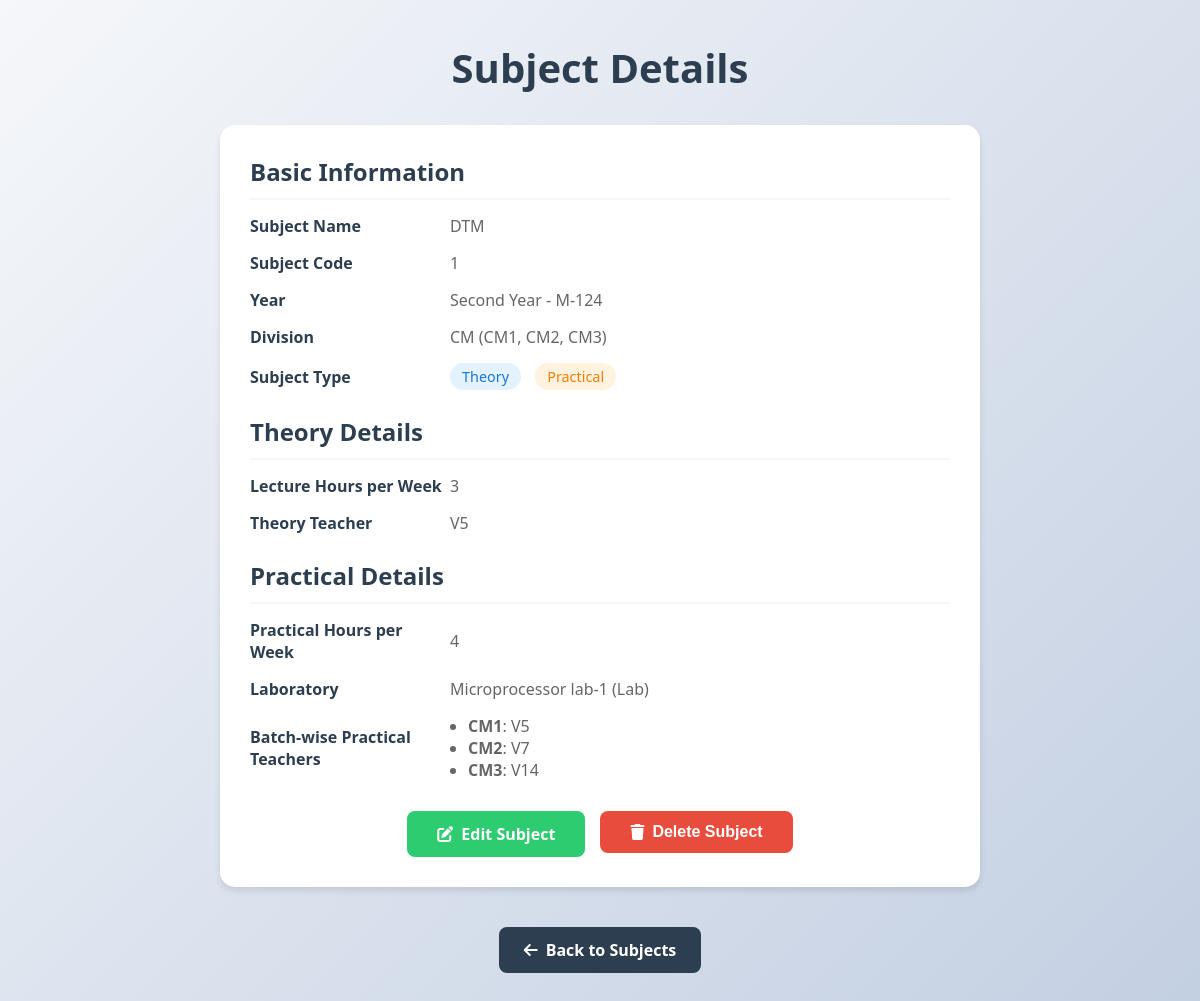
Page /view-subject/19/ on the committed database.
### timetable/models.py (models this page shows, shortened)
class Subject(models.Model):
    name = models.CharField(max_length=100)  # Removed unique=True
    code = models.CharField(max_length=10)  # Removed unique=True
    division = models.ForeignKey('Division', on_delete=models.CASCADE)
    year = models.ForeignKey('Year', on_delete=models.CASCADE)
    is_theory = models.BooleanField(default=False)
    is_practical = models.BooleanField(default=False)
    lecture_hours = models.IntegerField(default=0, blank=True, null=True)  # ✅ No. of lecture hours (if theory)
    theory_teacher = models.ForeignKey(
        'Teacher', on_delete=models.SET_NULL, null=True, blank=True, related_name='theory_subjects'
    )  # ✅ Theory ke liye teacher
    classroom = models.ForeignKey(
        'Classroom', on_delete=models.SET_NULL, null=True, blank=True, related_name='theory_classroom'
    )  # ✅ Fixed Classroom for Theory Lectures
    practical_hours = models.IntegerField(default=0, blank=True, null=True)  # ✅ No. of practical hours (if practical)
    lab = models.ForeignKey(
        'Classroom', on_delete=models.SET_NULL, null=True, blank=True, limit_choices_to={'is_lab': True}, related_name='practical_lab'
    )  # ✅ Fixed Lab for Practicals
    department = models.ForeignKey(Department, on_delete=models.CASCADE, related_name='subjects',null=True, blank=True)
    batches = models.ManyToManyField('Batch', blank=True)  # ✅ Practical ke liye multiple batches assign ho sakte hain
    practical_batch_teachers = models.JSONField(default=dict, blank=True)  # {batch_id: teacher_id, ...}

class Year(models.Model):
    YEAR_CHOICES = [
        ('1st', 'First Year'),
        ('2nd', 'Second Year'),
        ('3rd', 'Third Year'),
    ]
    year = models.CharField(max_length=3, choices=YEAR_CHOICES)  # Removed unique=True
    department = models.ForeignKey(Department, on_delete=models.CASCADE, related_name='years',null=True, blank=True)
    classroom = models.ForeignKey(Classroom, on_delete=models.CASCADE)
    divisions = models.ManyToManyField(Division)
    def __str__(self):
        return f"{self.get_year_display()} - {self.classroom.name}"

class Classroom(models.Model):
    name = models.CharField(max_length=50)
    is_lab = models.BooleanField(default=False)  # ✅ If true, it's a lab
    department = models.ForeignKey(Department, on_delete=models.CASCADE, related_name='classrooms',null=True, blank=True)
    def __str__(self):
        return f"{self.name} {'(Lab)' if self.is_lab else ''}"

class Division(models.Model):
    name = models.CharField(max_length=10, unique=True)
    batches = models.ManyToManyField('Batch', blank=True, related_name='divisions')  # Added related_name for easier access
    department = models.ForeignKey(Department, on_delete=models.CASCADE, related_name='divisions',null=True, blank=True)
    def __str__(self):
        batch_names = ", ".join([batch.name for batch in self.batches.all()])
        return f"{self.name} ({batch_names})"

class Batch(models.Model):
    name = models.CharField(max_length=10, unique=True)
    department = models.ForeignKey(Department, on_delete=models.CASCADE, related_name='batches',null=True, blank=True)

class Teacher(models.Model):
    name = models.CharField(max_length=100)
    department = models.ForeignKey(Department, on_delete=models.CASCADE, related_name='teachers',null=True, blank=True)
    def __str__(self):
        return self.name

### timetable/views.py (the view)
# urls.py: path('view-subject/<int:subject_id>/', views.view_subject, name='view_subject'),
def view_subject(request, subject_id):
    subject = get_object_or_404(Subject, id=subject_id)
    batch_teacher_details = []
    if subject.is_practical and subject.practical_batch_teachers:
        for batch_id, teacher_id in subject.practical_batch_teachers.items():
            try:
                batch = Batch.objects.get(id=batch_id)
                teacher = Teacher.objects.get(id=teacher_id)
                batch_teacher_details.append({
                    'batch': batch,
                    'teacher': teacher
                })
            except (Batch.DoesNotExist, Teacher.DoesNotExist):
                continue
    return render(request, 'subject_detail.html', {
        'subject': subject,
        'batch_teacher_details': batch_teacher_details
    })

### timetable/templates/subject_detail.html (shortened to what this page needs)
<!DOCTYPE html>
<html lang="en">
<head>
    <link rel="stylesheet" href="https://cdnjs.cloudflare.com/ajax/libs/font-awesome/6.0.0/css/all.min.css">
</head>
<body>
    <div class="container">
        <div class="header">
            <h1>Subject Details</h1>
        </div>
        <div class="details-container">
            <div class="details-section">
                <h2>Basic Information</h2>
                <div class="detail-row">
                    <span class="detail-label">Subject Name</span>
                    <span class="detail-value">{{ subject.name }}</span>
                </div>
                <div class="detail-row">
                    <span class="detail-label">Subject Code</span>
                    <span class="detail-value">{{ subject.code }}</span>
                </div>
                <div class="detail-row">
                    <span class="detail-label">Year</span>
                    <span class="detail-value">{{ subject.year }}</span>
                </div>
                <div class="detail-row">
                    <span class="detail-label">Division</span>
                    <span class="detail-value">{{ subject.division }}</span>
                </div>
                <div class="detail-row">
                    <span class="detail-label">Subject Type</span>
                    <span class="detail-value">
                        {% if subject.is_theory %}
                        <span class="subject-type theory">Theory</span>
                        {% endif %}
                        {% if subject.is_practical %}
                        <span class="subject-type practical">Practical</span>
                        {% endif %}
                    </span>
                </div>
            </div>
            {% if subject.is_theory %}
            <div class="details-section">
                <h2>Theory Details</h2>
                <div class="detail-row">
                    <span class="detail-label">Lecture Hours per Week</span>
                    <span class="detail-value">{{ subject.lecture_hours }}</span>
                </div>
                <div class="detail-row">
                    <span class="detail-label">Theory Teacher</span>
                    <span class="detail-value">{{ subject.theory_teacher }}</span>
                </div>
            </div>
            {% endif %}
            {% if subject.is_practical %}
            <div class="details-section">
                <h2>Practical Details</h2>
                <div class="detail-row">
                    <span class="detail-label">Practical Hours per Week</span>
                    <span class="detail-value">{{ subject.practical_hours }}</span>
                </div>
                <div class="detail-row">
                    <span class="detail-label">Laboratory</span>
                    <span class="detail-value">{{ subject.lab }}</span>
                </div>
                {% if batch_teacher_details %}
                <div class="detail-row">
                    <span class="detail-label">Batch-wise Practical Teachers</span>
                    <span class="detail-value">
                        <ul style="margin:0; padding-left:18px;">
                        {% for item in batch_teacher_details %}
                            <li><strong>{{ item.batch.name }}</strong>: {{ item.teacher.name }}</li>
                        {% endfor %}
                        </ul>
                    </span>
                </div>
                {% endif %}
            </div>
            {% endif %}
            <div class="action-buttons">
                <a href="{% url 'edit_subject' subject.id %}" class="edit-btn">
                    <i class="fas fa-edit"></i> Edit Subject
                </a>
                <form method="post" id="delete-form-{{ subject.id }}" action="{% url 'delete_subject' subject.id %}" style="display:inline;">
                    <button type="button" class="delete-btn" onclick="confirmDelete('delete-form-{{ subject.id }}', 'Are you sure you want to delete subject {{ subject.name }}? This action cannot be undone.')">
                        <i class="fas fa-trash"></i> Delete Subject
                    </button>
                </form>
            </div>
        </div>
        <div class="center">
            <a href="{% url 'add_subject' %}" class="back-link">
                <i class="fas fa-arrow-left"></i> Back to Subjects
            </a>
        </div>
    </div>
</body>
</html>

### timetable/templates/subject_detail.html (style rules this page uses)
:root { --primary-color: #4a90e2; --secondary-color: #f5f6fa; --accent-color: #2ecc71; --danger-color: #e74c3c; --text-color: #2c3e50; --shadow: 0 4px 6px rgba(0, 0, 0, 0.1); --transition: all 0.3s ease; }
* { margin: 0; padding: 0; box-sizing: border-box; }
body { font-family: 'Segoe UI', Tahoma, Geneva, Verdana, sans-serif; background: linear-gradient(135deg, #f5f7fa 0%, #c3cfe2 100%); min-height: 100vh; padding: 20px; }
.container { max-width: 800px; margin: 0 auto; padding: 20px; }
.header { text-align: center; margin-bottom: 30px; }
.header h1 { color: var(--text-color); font-size: 2.5em; margin-bottom: 10px; }
.details-container { background: white; border-radius: 15px; padding: 30px; box-shadow: var(--shadow); margin-bottom: 20px; }
.details-section { margin-bottom: 25px; }
.details-section h2 { color: var(--text-color); font-size: 1.5em; margin-bottom: 15px; padding-bottom: 10px; border-bottom: 2px solid var(--secondary-color); }
.detail-row { display: flex; margin-bottom: 15px; align-items: center; }
.detail-label { flex: 0 0 200px; font-weight: 600; color: var(--text-color); }
.detail-value { flex: 1; color: #666; }
.subject-type { display: inline-block; padding: 4px 12px; border-radius: 20px; font-size: 0.9em; font-weight: 500; margin-right: 10px; }
.subject-type.theory { background: #e3f2fd; color: #1976d2; }
.subject-type.practical { background: #fff3e0; color: #f57c00; }
.action-buttons { display: flex; gap: 15px; margin-top: 30px; justify-content: center; }
.edit-btn { background: var(--accent-color); color: white; border: none; padding: 12px 30px; border-radius: 8px; cursor: pointer; font-size: 1em; font-weight: 600; text-decoration: none; transition: var(--transition); display: inline-flex; align-items: center; gap: 8px; }
.delete-btn { background: var(--danger-color); color: white; border: none; padding: 12px 30px; border-radius: 8px; cursor: pointer; font-size: 1em; font-weight: 600; transition: var(--transition); display: inline-flex; align-items: center; gap: 8px; }
.back-link { display: inline-flex; align-items: center; gap: 8px; padding: 12px 25px; background: var(--text-color); color: white; text-decoration: none; border-radius: 8px; margin-top: 20px; transition: var(--transition); font-weight: 600; }
.center { text-align: center; }

### rows in the picture
Subject: name "DTM", code "1", year "Second Year - M-124", division "CM (CM1, CM2, CM3)", lecture_hours "3", theory_teacher "V5", practical_hours "4", lab "Microprocessor lab-1 (Lab)"
Batch: batch.name "CM1", teacher.name "V5"
Batch: batch.name "CM2", teacher.name "V7"
Batch: batch.name "CM3", teacher.name "V14"
